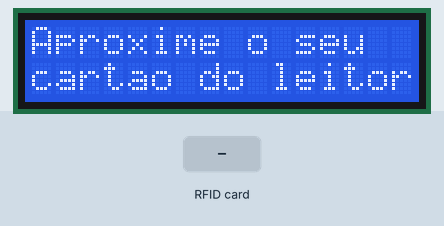
The sketch below on a simulated Arduino Uno, built with avr-gcc and run on an emulated ATmega328P. On the bench: 16×2 character LCD. Inputs (shaded band) come from the test bench. What the sketch prints to the serial monitor is not drawn.

Above: at 1.3 s.
1.4 s: RFID card 5E 7A 19 C4 held to the reader
At 2.2 s:
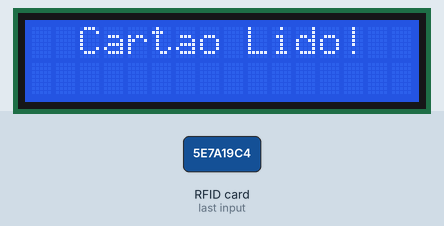
At 3.3 s:
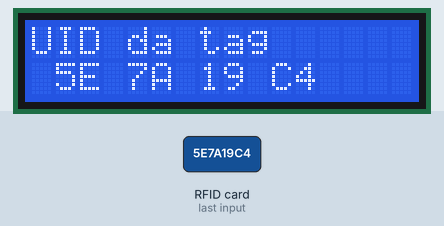
Timing chart, 0 to 4.8 s (numbered marks = the images above; inputs shaded):
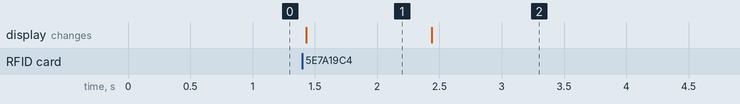

Measured:
- after the input at 1.4 s, the display: changes at once (image 1)
- what the display in image 1 shows lasts 1.0 s, from 1.4 s to 2.4 s

The sketch:

testeRFID_LCD.ino
```cpp
/*
    Autor: Arthur Aleksandro @aretw0 (24/02/2018)

*/

// Biblioteca para o arduino usar o protocolo SPI
#include <SPI.h>
// Biblioteca para manipulação do leitor RFID modelo MIFAREC522
#include <MFRC522.h>
// Biblioteca para utilizar um display LCD, aqui de 16x2
#include <LiquidCrystal.h>

// Configurações dos pinos do leitor RFID
#define SS_PIN 10
#define RST_PIN 9
// Construindo a variável que será a interface para utilizar o leitor RFID
MFRC522 mfrc522(SS_PIN, RST_PIN);

// Construindo a variável que será a interface para utilizar o display LCD
LiquidCrystal lcd(7, 6, 5, 4, 3, 2);

bool readOk; // Variável para guardar o estado da leitura, se ok ou não;
// 0 ou 1 / LOW ou HIGH / false ou true

/*
 ASDASDASDASD
ASDASD

*/

// Função de configuração, será invocada apenas uma vez na inicialização do microcontrolador
void setup()
{
  // Configurando portal serial do microcontrolador
  Serial.begin(9600); // taxa de transferencia
  SPI.begin();    // Inicia  SPI bus
  mfrc522.PCD_Init(); // Inicia MFRC522
  //Define o número de colunas e linhas do LCD:
  lcd.begin(16, 2);
  greetings();
}
// Função loop será executada eternamente
void loop()
{

  // Procura por algum cartão presente na área
  if ( ! mfrc522.PICC_IsNewCardPresent())// função retorna boolean que é negado pela ! no começo
  {
    /*
     * Para evitar a função loop de se alongar pelo resto do programa
     * quebramos aqui o ciclo dando um return.
     * E assim a loop inicia outro ciclo.
    */
    return;
  }
  // Realiza leitura do cartão
  readOk = mfrc522.PICC_ReadCardSerial();
  infoLCD(readOk);
  if ( ! readOk )
  {
    return;
  }
  mostraUID(uidRead()); // Mostrando UID no LCD
}

void greetings()
{
  Serial.println("Aproxime o seu cartao do leitor...");
  Serial.println();
  lcd.clear();
  lcd.print("Aproxime o seu");
  lcd.setCursor(0,1);
  lcd.print("cartao do leitor...");
}
void infoLCD(bool readed)
{
  lcd.clear();
  if (readed) {
    lcd.print("  Cartao Lido!");
    Serial.println("Cartão lido!");
  } else {
    lcd.print("  Cartao Não Lido!");
    Serial.println("Cartão não lido!");
  }
  delay(1000);
}
void mostraUID(String id)
{
  lcd.clear();
  lcd.setCursor(0,0);
  lcd.print("UID da tag");
  Serial.println("UID da tag");
  lcd.setCursor(0,1);
  lcd.print(id);
  Serial.println(id);
  delay(3000);
  greetings();
}

String uidRead()
{
   // Tratamento dos bytes do protocolo SPI
  String id = "";
  for (byte i = 0; i < mfrc522.uid.size; i++)
  {
     id.concat(String(mfrc522.uid.uidByte[i] < 0x10 ? " 0" : " "));
     // é menor que 10? Se sim concatene " 0", senão concatene " "
     id.concat(String(mfrc522.uid.uidByte[i], HEX));
     // concatene o valor do byte transformado para HEXADECIMAL
  }
  /*Nesse momento temos o UID (UNIQUE IDENTIFIER)
    na variavel id, retornamos ela em CAIXA ALTA
  */
  id.toUpperCase();
  return id;
}
```
